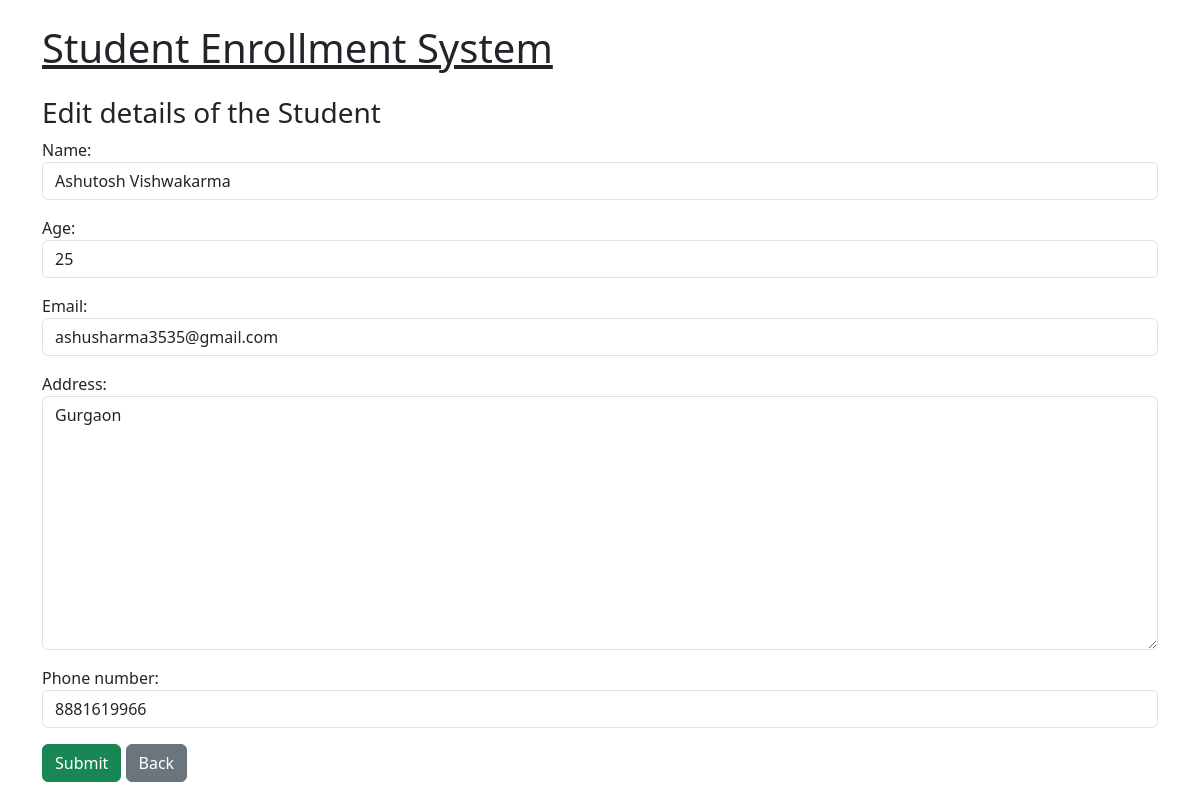
The app's page /edit-student/4/ with its own data.
### main/models.py (models this page shows, shortened)
class Student(models.Model):
    name = models.CharField(max_length=100)
    age = models.PositiveIntegerField(validators=[MinValueValidator(15), MaxValueValidator(100)])
    email = models.EmailField(unique=True)
    address = models.TextField(blank=True, null=True)
    phone_number = models.CharField(validators=[phone_regex], max_length=10, blank=True, null=True, unique=True)
    class Meta:
        ordering = ['name']

### main/views.py (the view)
# urls.py: path('edit-student/<int:student_id>/', views.edit_student, name='edit_student'),
def edit_student(request, student_id):
    student = get_object_or_404(Student, id = student_id)
    if request.method == 'POST':
        form = StudentForm(request.POST, instance=student)
        if form.is_valid():
            form.save()
            return redirect('home')
    else:
        form = StudentForm(instance=student)
    return render(request, 'main/edit_student.html', {'form': form, 'title':'Edit Student'})

### main/forms.py
class StudentForm(forms.ModelForm):
    class Meta:
        model = Student
        fields = ['name', 'age', 'email', 'address', 'phone_number']
        widgets = {
            'name': forms.TextInput(attrs={'class': 'form-control'}),
            'age': forms.NumberInput(attrs={'class': 'form-control'}),
            'email': forms.EmailInput(attrs={'class': 'form-control'}),
            'address': forms.Textarea(attrs={'class': 'form-control'}),
            'phone_number': forms.TextInput(attrs={'class': 'form-control'}),
        }

### main/templates/main/edit_student.html (shortened to what this page needs)
{% extends 'main/base.html' %}
{% block content %}
<h3>Edit details of the Student</h3>
<form method="post">
    {{ form.as_p }}
    <button type="submit" class="btn btn-success">Submit</button>
    <a href="{% url 'home' %}" class="btn btn-secondary">Back</a>
</form>
{% endblock %}

### records on screen
Student: name "Ashutosh Vishwakarma", age "25", email "ashusharma3535@gmail.com", address "Gurgaon", phone_number "8881619966"
